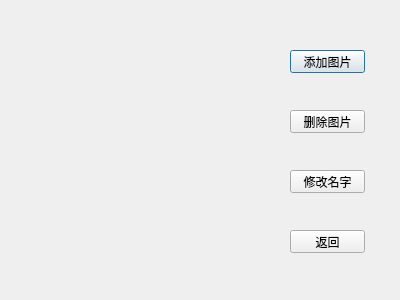
<?xml version="1.0" encoding="UTF-8"?>
<ui version="4.0">
 <class>Picture</class>
 <widget class="QDialog" name="Picture">
  <property name="geometry">
   <rect>
    <x>0</x>
    <y>0</y>
    <width>400</width>
    <height>300</height>
   </rect>
  </property>
  <property name="windowTitle">
   <string>图片库处理</string>
  </property>
  <widget class="QPushButton" name="pushButton">
   <property name="geometry">
    <rect>
     <x>290</x>
     <y>50</y>
     <width>75</width>
     <height>23</height>
    </rect>
   </property>
   <property name="text">
    <string>添加图片</string>
   </property>
  </widget>
  <widget class="QPushButton" name="pushButton_2">
   <property name="geometry">
    <rect>
     <x>290</x>
     <y>110</y>
     <width>75</width>
     <height>23</height>
    </rect>
   </property>
   <property name="text">
    <string>删除图片</string>
   </property>
  </widget>
  <widget class="QPushButton" name="pushButton_3">
   <property name="geometry">
    <rect>
     <x>290</x>
     <y>170</y>
     <width>75</width>
     <height>23</height>
    </rect>
   </property>
   <property name="text">
    <string>修改名字</string>
   </property>
  </widget>
  <widget class="QPushButton" name="pushButton_4">
   <property name="geometry">
    <rect>
     <x>290</x>
     <y>230</y>
     <width>75</width>
     <height>23</height>
    </rect>
   </property>
   <property name="text">
    <string>返回</string>
   </property>
  </widget>
 </widget>
 <resources/>
 <connections/>
</ui>
